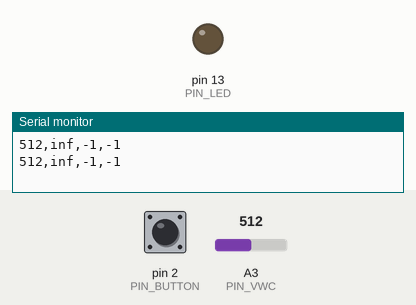
This sketch was run on a simulated Arduino Uno, built with avr-gcc and run on an emulated ATmega328P. Parts: output pins drawn as LEDs (lit = HIGH), the last lines printed to the serial monitor. Dashed ring = blinking. The inputs (shaded band) are chosen by the test bench; at power-on: pin 2 (PIN_BUTTON) HIGH, A3 (PIN_VWC) = 512. EEPROM starts erased.

Above: at 1.2 s.
1.3 s: pin 2 (PIN_BUTTON) pulled LOW for 3.2 s
At 1.7 s:
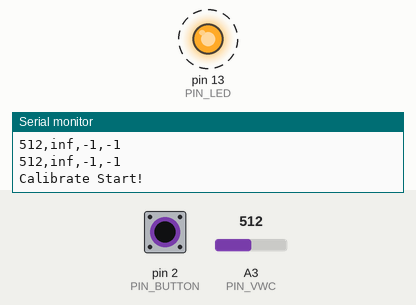
6.0 s: pin 2 (PIN_BUTTON) pulled LOW for 0.15 s
At 6.4 s:
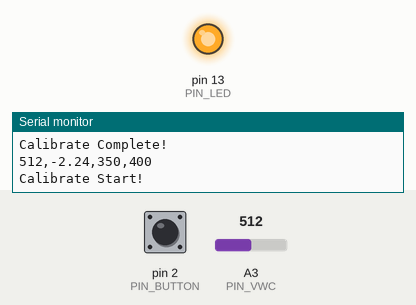
Timing chart, 0 to 9.0 s (numbered marks = the images above; inputs shaded):
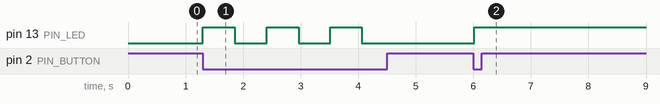

Measured:
- after the input at 1.3 s, pin 13 (PIN_LED): alternates HIGH for 0.55 s and LOW for 0.56 s, 6 changes in all, then stays LOW, starting at once
- after the input at 6.0 s, pin 13 (PIN_LED): LOW → HIGH at once

The sketch:

SEN0193_Calibrate.ino
```cpp
/* VWC audo calibrate sample code
 *  load/save VWC boundry value at EEPROM address 0 ( size = 2* int )
 *  Press button to start/stop calibrate mode.
 *  Calibrating with LED on
 *
 *  Connection:
 *    Button : D2, default high
 *    VWC sensor: A3
 *    LED 13, embedded
 *
 *  Behavior:
 *    per second print out
 *    Sensor_ADC, VWC, Bound_Down, Bound_Top
 *
 *  Calibrate procedure:
 *    Power On
 *    Press Button - see LED on
 *    In any sequence in the Air and Water. Suggest have 10 seconds in each state
 *    Press Button - see LED off
 *
 *  Detail:
 *    Without calibrate, the default value is DEF_TOP, DEF_DOWN
 *    Calibrate start initial bound to CALINIT_TOP, CALINIT_DOWN
 *    Sensor : http://www.icshop.com.tw/product_info.php/products_id/24987
 *
 *  Author: Wuulong 2017/4/24
 */
#include <EEPROM.h>

#define PIN_BUTTON 2
#define PIN_VWC A3
#define PIN_LED 13
#define CALINIT_TOP 400
#define CALINIT_DOWN 350
#define DEF_TOP 523
#define DEF_DOWN 261
struct ADC_Bound {
  int v_top; // value sense at air
  int v_down; // value sense at water
};
ADC_Bound bound;
int mode =0; //mode 0: normal mode , mode 1: calibrate mode
int count=0; // lopp count

void setup() {
  Serial.begin(9600);
  pinMode(PIN_BUTTON,INPUT);
  pinMode(PIN_VWC,INPUT);
  pinMode(PIN_LED,OUTPUT);
  bound.v_top = DEF_TOP;
  bound.v_down = DEF_DOWN;

  load_setting();

}

void save_setting(){
  EEPROM.put(0, bound);
}
void load_setting(){
  EEPROM.get(0, bound);
  if(bound.v_top==0 || bound.v_down ==0 ){
    bound.v_top = DEF_TOP;
    bound.v_down = DEF_DOWN;
  }
}

void sensing(){
  // sense and pring
  int val;
  float vwc;

  val = analogRead(PIN_VWC); //connect sensor to Analog 0
  if( mode == 1 ){
    if(val> bound.v_top) bound.v_top = val;
    if(val< bound.v_down ) bound.v_down = val;
  }

  vwc = 1.0-((float(val)-bound.v_down)/(bound.v_top-bound.v_down));
  //Serial.println(vwc*100); //print the value to serial port
  Serial.print(val); Serial.print(",");
  Serial.print(vwc); Serial.print(",");
  Serial.print(bound.v_down); Serial.print(",");
  Serial.println(bound.v_top);


}
void mode_check_and_run(){
  int btn_state;
  //detect if btn click
  btn_state = digitalRead(PIN_BUTTON);
  if( btn_state ==0 ){ // button down
    mode = 1- mode;
    if( mode == 0 ){ // cal complete
      Serial.println("Calibrate Complete!");
      digitalWrite(PIN_LED,0);
      save_setting();
    }else{ //mode = 1 , cal start
      Serial.println("Calibrate Start!");
      digitalWrite(PIN_LED,1);
      bound.v_top = CALINIT_TOP;
      bound.v_down = CALINIT_DOWN;
    }
    delay(500); // to avoid single click with multiple action
  }

}
/*
 * normal mode sensor to console every 1 second
 */
//

void loop() {
  mode_check_and_run();
  if(count % 20 == 0 ){
    sensing();
  }
  count++;
  delay(50);
}
```
